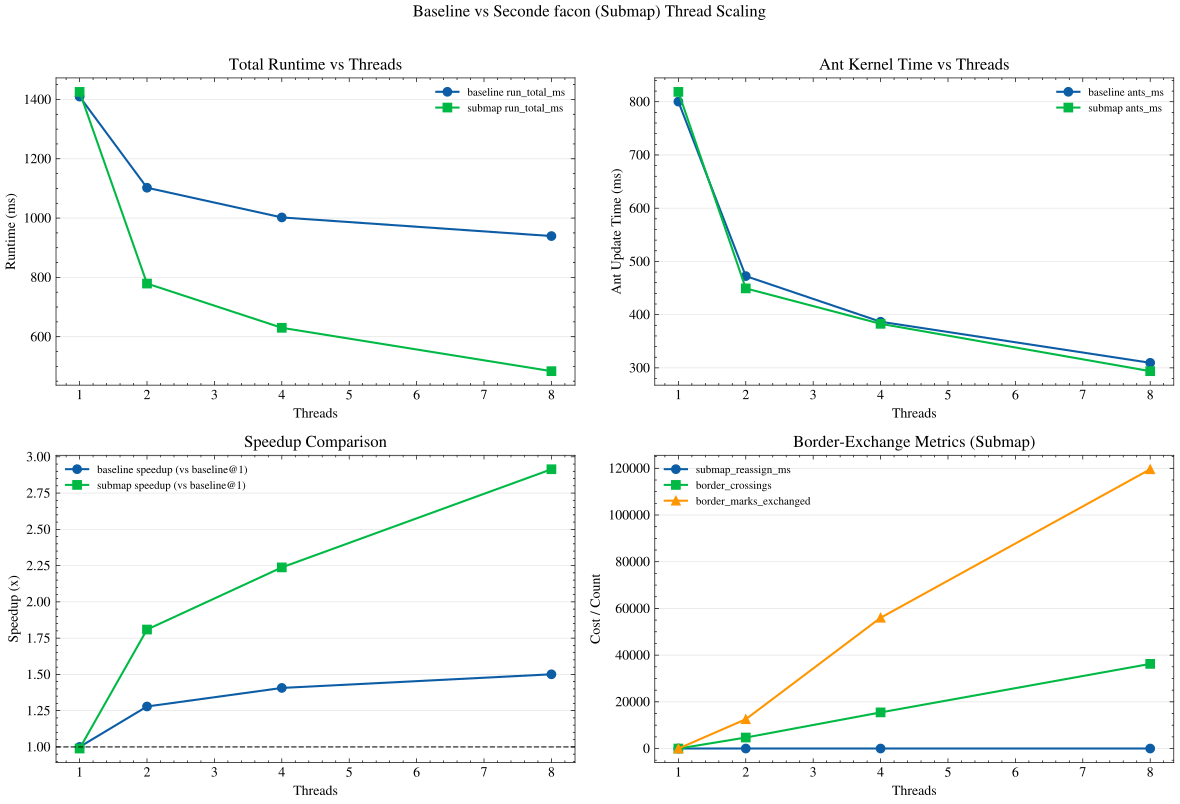

Write the Python code that produced this figure.
import argparse
import os
from pathlib import Path

_MPL_CONFIG = Path(__file__).resolve().parent / ".mplconfig"
_MPL_CONFIG.mkdir(exist_ok=True)
os.environ.setdefault("MPLCONFIGDIR", str(_MPL_CONFIG))

import matplotlib
import pandas as pd

matplotlib.use("Agg")
import matplotlib.pyplot as plt

try:
    import scienceplots  # noqa: F401

    plt.style.use(["science", "no-latex"])
except Exception:
    plt.style.use("default")


def load_summary(path: Path) -> pd.DataFrame:
    if not path.exists():
        raise FileNotFoundError(f"Missing summary CSV: {path}")
    df = pd.read_csv(path)
    required = [
        "threads",
        "mode",
        "run_total_ms",
        "ants_ms",
        "submap_reassign_ms",
        "border_crossings",
        "border_marks_exchanged",
    ]
    for c in required:
        if c not in df.columns:
            raise ValueError(f"{path} missing column: {c}")
    for c in ["threads", "run_total_ms", "ants_ms", "submap_reassign_ms", "border_crossings", "border_marks_exchanged"]:
        df[c] = pd.to_numeric(df[c], errors="coerce")
    df = df.dropna(subset=required)
    return df.sort_values(["threads", "mode"])


def plot(df: pd.DataFrame, out_prefix: Path) -> None:
    b = df[df["mode"] == "baseline"].sort_values("threads").reset_index(drop=True)
    s = df[df["mode"] == "submap"].sort_values("threads").reset_index(drop=True)
    if b.empty or s.empty:
        raise ValueError("Need both modes in CSV: baseline and submap")

    threads = b["threads"].astype(int).tolist()
    b1 = float(b.loc[b["threads"] == 1, "run_total_ms"].iloc[0])
    b_speedup = b1 / b["run_total_ms"]
    s_speedup = b1 / s["run_total_ms"]

    fig, axes = plt.subplots(2, 2, figsize=(12, 8), dpi=300)

    ax = axes[0][0]
    ax.plot(threads, b["run_total_ms"], marker="o", linewidth=1.5, label="baseline run_total_ms")
    ax.plot(threads, s["run_total_ms"], marker="s", linewidth=1.5, label="submap run_total_ms")
    ax.set_xlabel("Threads")
    ax.set_ylabel("Runtime (ms)")
    ax.set_title("Total Runtime vs Threads")
    ax.grid(axis="y", alpha=0.35)
    ax.legend(frameon=False, fontsize=8)

    ax = axes[0][1]
    ax.plot(threads, b["ants_ms"], marker="o", linewidth=1.5, label="baseline ants_ms")
    ax.plot(threads, s["ants_ms"], marker="s", linewidth=1.5, label="submap ants_ms")
    ax.set_xlabel("Threads")
    ax.set_ylabel("Ant Update Time (ms)")
    ax.set_title("Ant Kernel Time vs Threads")
    ax.grid(axis="y", alpha=0.35)
    ax.legend(frameon=False, fontsize=8)

    ax = axes[1][0]
    ax.plot(threads, b_speedup, marker="o", linewidth=1.5, label="baseline speedup (vs baseline@1)")
    ax.plot(threads, s_speedup, marker="s", linewidth=1.5, label="submap speedup (vs baseline@1)")
    ax.axhline(1.0, color="black", linestyle="--", linewidth=1.0, alpha=0.7)
    ax.set_xlabel("Threads")
    ax.set_ylabel("Speedup (x)")
    ax.set_title("Speedup Comparison")
    ax.grid(axis="y", alpha=0.35)
    ax.legend(frameon=False, fontsize=8)

    ax = axes[1][1]
    ax.plot(threads, s["submap_reassign_ms"], marker="o", linewidth=1.5, label="submap_reassign_ms")
    ax.plot(threads, s["border_crossings"], marker="s", linewidth=1.5, label="border_crossings")
    ax.plot(threads, s["border_marks_exchanged"], marker="^", linewidth=1.5, label="border_marks_exchanged")
    ax.set_xlabel("Threads")
    ax.set_ylabel("Cost / Count")
    ax.set_title("Border-Exchange Metrics (Submap)")
    ax.grid(axis="y", alpha=0.35)
    ax.legend(frameon=False, fontsize=8)

    fig.suptitle("Baseline vs Seconde facon (Submap) Thread Scaling", y=1.01)
    fig.tight_layout()

    png_path = out_prefix.with_suffix(".png")
    pdf_path = out_prefix.with_suffix(".pdf")
    fig.savefig(png_path, bbox_inches="tight")
    fig.savefig(pdf_path, bbox_inches="tight")
    plt.close(fig)
    print(f"Saved: {png_path}")
    print(f"Saved: {pdf_path}")


def main() -> None:
    parser = argparse.ArgumentParser(description="Plot baseline vs submap thread scaling from timing_cmp_summary.csv.")
    parser.add_argument("--csv", type=Path, default=Path("../output/timing_cmp_summary.csv"))
    parser.add_argument("--out", type=Path, default=Path("submap_thread_scaling_scienceplots"))
    args = parser.parse_args()

    df = load_summary(args.csv)
    plot(df, args.out)


if __name__ == "__main__":
    main()
